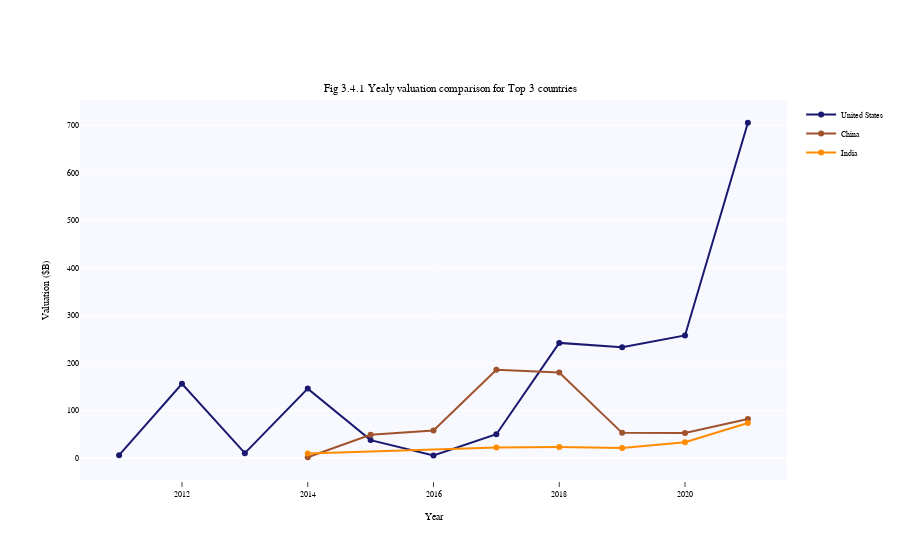

Notebook source saved alongside this figure:
### Markdown cell above
#### 3.4 Comparing Top 3 Countries
From the above analysis, we can conclude that the top 3 countries by the number of unicorns are the United States, China, and India. Since the data is covering the period only till September 2022, we will filter out this year for a more objective comparison. Let's compare these countries by yearly valuation:

### Code cell
unicorns_us = unicorns[(unicorns["country"]=="United States") & (unicorns["year"]<2022)]
unicorns_china = unicorns [(unicorns["country"] == "China") & (unicorns["year"]<2022)]
unicorns_india = unicorns[(unicorns["country"]=="India") & (unicorns["year"]<2022)]

value_us = unicorns_us.groupby("year")["valuation_($b)"].sum().reset_index()
value_china = unicorns_china.groupby("year")["valuation_($b)"].sum().reset_index()
value_india = unicorns_india.groupby('year')['valuation_($b)'].sum().reset_index()

fig = go.Figure()
fig.add_trace(go.Scatter(x=value_us["year"], y=value_us["valuation_($b)"], mode="lines+markers", name= "United States", line = dict(color = "midnightblue")))
fig.add_trace(go.Scatter(x=value_china['year'], y=value_china['valuation_($b)'],
                         mode='lines+markers', name='China', line = dict(color = 'sienna')))
fig.add_trace(go.Scatter(x=value_india['year'], y=value_india['valuation_($b)'],
                         mode='lines+markers', name='India', line = dict(color = 'darkorange')))

fig.update_layout(
    title = 'Fig 3.4.1 Yealy valuation comparison for Top 3 countries',
    title_x = 0.5,
    title_y = 0.85,
    xaxis_title = 'Year',
    yaxis_title = 'Valuation ($B)',
    xaxis = dict(
                 showline = True,
                 showgrid = False,
                 showticklabels = True,
                 linewidth = 2,
                 ticks = 'outside'),
    font=dict(
              family="sans-serif",
              size=8,
              color='black'),
    yaxis = dict(
                 showgrid = True,
                 showticklabels=True),
    plot_bgcolor='ghostwhite')

### Figure 1 — Plotly figure (JSON) as saved in the notebook; plotly's stock layout.template omitted (floating-point values rounded to 4 significant figures)
{"data": [{"line": {"color": "midnightblue"}, "mode": "lines+markers", "name": "United States", "type": "scatter", "x": [2011, 2012, 2013, 2014, 2015, 2016, 2017, 2018, 2019, 2020, 2021], "y": [5.7, 156, 10, 145.9, 37.47, 5, 49.76, 242.2, 232.8, 257.9, 705.5]}, {"line": {"color": "sienna"}, "mode": "lines+markers", "name": "China", "type": "scatter", "x": [2014, 2015, 2016, 2017, 2018, 2019, 2020, 2021], "y": [1.4, 48.89, 57.69, 185.8, 179.8, 52.76, 52.24, 82.03]}, {"line": {"color": "darkorange"}, "mode": "lines+markers", "name": "India", "type": "scatter", "x": [2014, 2017, 2018, 2019, 2020, 2021], "y": [9.5, 22, 22.8, 20.97, 32.84, 73.41]}], "layout": {"font": {"color": "black", "family": "sans-serif", "size": 8}, "plot_bgcolor": "ghostwhite", "title": {"text": "Fig 3.4.1 Yealy valuation comparison for Top 3 countries", "x": 0.5, "y": 0.85}, "xaxis": {"linewidth": 2, "showgrid": false, "showline": true, "showticklabels": true, "ticks": "outside", "title": {"text": "Year"}}, "yaxis": {"showgrid": true, "showticklabels": true, "title": {"text": "Valuation ($B)"}}}}
